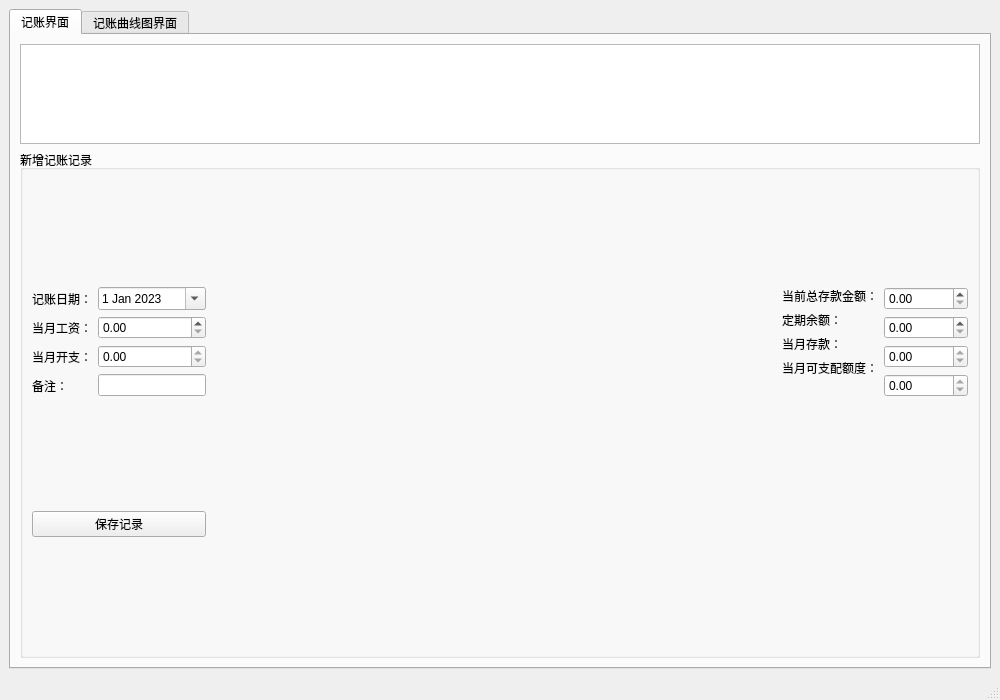
<?xml version="1.0" encoding="UTF-8"?>
<ui version="4.0">
 <class>MainWindow</class>
 <widget class="QMainWindow" name="MainWindow">
  <property name="geometry">
   <rect>
    <x>0</x>
    <y>0</y>
    <width>1000</width>
    <height>700</height>
   </rect>
  </property>
  <property name="windowTitle">
   <string>记账软件</string>
  </property>
  <widget class="QWidget" name="centralwidget">
   <layout class="QVBoxLayout" name="verticalLayout">
    <item>
     <widget class="QTabWidget" name="tabWidget">
      <property name="currentIndex">
       <number>0</number>
      </property>
      <widget class="QWidget" name="tabLedger">
       <attribute name="title">
        <string>记账界面</string>
       </attribute>
       <layout class="QVBoxLayout" name="verticalLayout_2">
        <item>
         <widget class="QTableView" name="tableView">
          <property name="minimumSize">
           <size>
            <width>0</width>
            <height>0</height>
           </size>
          </property>
          <property name="maximumSize">
           <size>
            <width>16777215</width>
            <height>100</height>
           </size>
          </property>
         </widget>
        </item>
        <item>
         <widget class="QGroupBox" name="groupBox">
          <property name="title">
           <string>新增记账记录</string>
          </property>
          <layout class="QGridLayout" name="gridLayout">
           <item row="0" column="4">
            <layout class="QFormLayout" name="formLayout_2">
             <item row="0" column="0">
              <widget class="QDoubleSpinBox" name="totalDepositSpinBox">
               <property name="decimals">
                <number>2</number>
               </property>
               <property name="minimum">
                <double>0.000000000000000</double>
               </property>
               <property name="maximum">
                <double>9999999.990000000223517</double>
               </property>
              </widget>
             </item>
             <item row="1" column="0">
              <widget class="QDoubleSpinBox" name="fixedDepositSpinBox">
               <property name="decimals">
                <number>2</number>
               </property>
               <property name="minimum">
                <double>0.000000000000000</double>
               </property>
               <property name="maximum">
                <double>9999999.990000000223517</double>
               </property>
              </widget>
             </item>
             <item row="2" column="0">
              <widget class="QDoubleSpinBox" name="monthlyDepositSpinBox">
               <property name="readOnly">
                <bool>true</bool>
               </property>
               <property name="decimals">
                <number>2</number>
               </property>
               <property name="minimum">
                <double>0.000000000000000</double>
               </property>
               <property name="maximum">
                <double>9999999.990000000223517</double>
               </property>
              </widget>
             </item>
             <item row="3" column="0">
              <widget class="QDoubleSpinBox" name="disposableAmountSpinBox">
               <property name="focusPolicy">
                <enum>Qt::NoFocus</enum>
               </property>
               <property name="readOnly">
                <bool>true</bool>
               </property>
               <property name="decimals">
                <number>2</number>
               </property>
               <property name="minimum">
                <double>0.000000000000000</double>
               </property>
               <property name="maximum">
                <double>9999999.990000000223517</double>
               </property>
              </widget>
             </item>
            </layout>
           </item>
           <item row="0" column="0">
            <layout class="QVBoxLayout" name="verticalLayout_4">
             <item>
              <widget class="QLabel" name="label">
               <property name="text">
                <string>记账日期：</string>
               </property>
              </widget>
             </item>
             <item>
              <widget class="QLabel" name="label_3">
               <property name="text">
                <string>当月工资：</string>
               </property>
              </widget>
             </item>
             <item>
              <widget class="QLabel" name="label_5">
               <property name="text">
                <string>当月开支：</string>
               </property>
              </widget>
             </item>
             <item>
              <widget class="QLabel" name="label_7">
               <property name="text">
                <string>备注：</string>
               </property>
              </widget>
             </item>
            </layout>
           </item>
           <item row="1" column="0" colspan="2">
            <widget class="QPushButton" name="saveButton">
             <property name="text">
              <string>保存记录</string>
             </property>
            </widget>
           </item>
           <item row="0" column="3">
            <layout class="QFormLayout" name="formLayout">
             <item row="0" column="0">
              <widget class="QLabel" name="label_2">
               <property name="text">
                <string>当前总存款金额：</string>
               </property>
              </widget>
             </item>
             <item row="1" column="0">
              <widget class="QLabel" name="label_4">
               <property name="text">
                <string>定期余额：</string>
               </property>
              </widget>
             </item>
             <item row="2" column="0">
              <widget class="QLabel" name="label_6">
               <property name="text">
                <string>当月存款：</string>
               </property>
              </widget>
             </item>
             <item row="3" column="0">
              <widget class="QLabel" name="label_8">
               <property name="text">
                <string>当月可支配额度：</string>
               </property>
              </widget>
             </item>
            </layout>
           </item>
           <item row="0" column="2">
            <spacer name="horizontalSpacer">
             <property name="orientation">
              <enum>Qt::Horizontal</enum>
             </property>
             <property name="sizeHint" stdset="0">
              <size>
               <width>500</width>
               <height>20</height>
              </size>
             </property>
            </spacer>
           </item>
           <item row="0" column="1">
            <layout class="QVBoxLayout" name="verticalLayout_5">
             <item>
              <widget class="QDateEdit" name="dateEdit">
               <property name="calendarPopup">
                <bool>true</bool>
               </property>
               <property name="date">
                <date>
                 <year>2023</year>
                 <month>1</month>
                 <day>1</day>
                </date>
               </property>
              </widget>
             </item>
             <item>
              <widget class="QDoubleSpinBox" name="salarySpinBox">
               <property name="decimals">
                <number>2</number>
               </property>
               <property name="minimum">
                <double>0.000000000000000</double>
               </property>
               <property name="maximum">
                <double>9999999.990000000223517</double>
               </property>
              </widget>
             </item>
             <item>
              <widget class="QDoubleSpinBox" name="expenseSpinBox">
               <property name="readOnly">
                <bool>true</bool>
               </property>
               <property name="decimals">
                <number>2</number>
               </property>
               <property name="minimum">
                <double>0.000000000000000</double>
               </property>
               <property name="maximum">
                <double>9999999.990000000223517</double>
               </property>
              </widget>
             </item>
             <item>
              <widget class="QLineEdit" name="noteLineEdit">
               <property name="sizePolicy">
                <sizepolicy hsizetype="Minimum" vsizetype="Fixed">
                 <horstretch>0</horstretch>
                 <verstretch>0</verstretch>
                </sizepolicy>
               </property>
               <property name="maximumSize">
                <size>
                 <width>16777215</width>
                 <height>16777215</height>
                </size>
               </property>
              </widget>
             </item>
            </layout>
           </item>
          </layout>
         </widget>
        </item>
       </layout>
      </widget>
      <widget class="QWidget" name="tabChart">
       <attribute name="title">
        <string>记账曲线图界面</string>
       </attribute>
       <layout class="QVBoxLayout" name="verticalLayout_3">
        <item>
         <widget class="QChartView" name="chartView" native="true"/>
        </item>
       </layout>
      </widget>
     </widget>
    </item>
   </layout>
  </widget>
  <widget class="QMenuBar" name="menubar">
   <property name="geometry">
    <rect>
     <x>0</x>
     <y>0</y>
     <width>1000</width>
     <height>25</height>
    </rect>
   </property>
  </widget>
  <widget class="QStatusBar" name="statusbar"/>
 </widget>
 <customwidgets>
  <customwidget>
   <class>QChartView</class>
   <extends>QWidget</extends>
   <header>qchartview.h</header>
  </customwidget>
 </customwidgets>
 <resources/>
 <connections/>
</ui>
